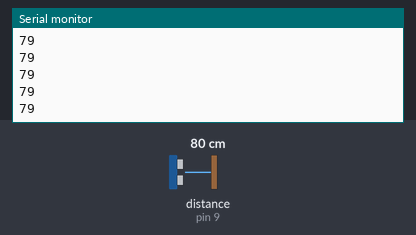
The sketch below on a simulated Arduino Uno, built with avr-gcc and run on an emulated ATmega328P. Shown: the last lines printed to the serial monitor. Wiring (inferred from the names in the program): ultrasonic range finder: trigger pin 10; echo pin 9. The inputs (shaded band) are chosen by the test bench; at power-on: distance to the obstacle (sensor on pin 9) 80 cm. The echo pulse lasts 58.3 µs per cm.

Above: at 1.2 s.
1.3 s: distance to the obstacle (sensor on pin 9) set to 2 cm
At 1.59 s:
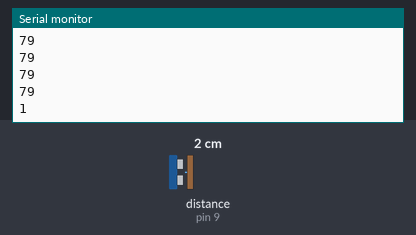
2.8 s: distance to the obstacle (sensor on pin 9) set to 4 cm
At 2.8 s:
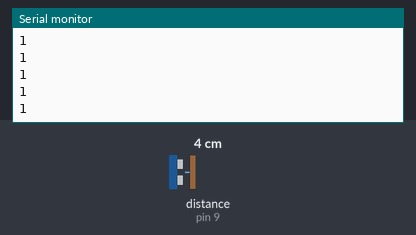
Timing chart, 0 to 5.8 s (numbered marks = the images above; inputs shaded):
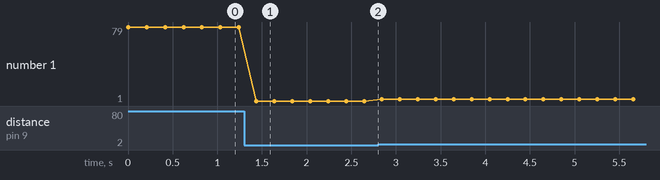

Measured:
- after the input at 1.3 s, the serial monitor: prints a new line after 0.14 s (image 1)
- plotted number 1: 79 → 1 after the input at 1.3 s, 1 → 3 after the input at 2.8 s

The sketch:

arduino.ino
```cpp
#define trigPin 10  // Trig pin sensörün trig pinine bağlı
#define echoPin 9  // Echo pin sensörün echo pinine bağlı

void setup() {
  Serial.begin(9600);
  pinMode(trigPin, OUTPUT);
  pinMode(echoPin, INPUT);
}

void loop() {
  long duration, distance;

  // Trig pinini düşük yapın ve 2 mikrosaniye bekleyin
  digitalWrite(trigPin, LOW);
  delayMicroseconds(2);

  // Trig pini yüksek yapın ve 10 mikrosaniye bekleyin
  digitalWrite(trigPin, HIGH);
  delayMicroseconds(10);
  digitalWrite(trigPin, LOW);

  // Echo pininden gelen süreyi ölçün
  duration = pulseIn(echoPin, HIGH);

  // Mesafeyi hesaplayın (ses hızı yaklaşık 343 m/s veya 0.0343 cm/mikrosaniye)
  distance = (duration / 2) * 0.0343;

  // Mesafeyi seri monitöre yazdırın

  Serial.println(distance);


  delay(200);  // 1 saniye bekle
}
```
